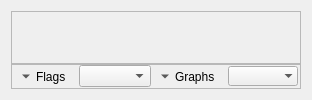
     <widget class="QWidget" name="layoutWidget">
      <layout class="QVBoxLayout" name="verticalLayout_3">
       <property name="spacing">
        <number>0</number>
       </property>
       <item>
        <widget class="QWidget" name="graphMainArea" native="true">
         <property name="sizePolicy">
          <sizepolicy hsizetype="Expanding" vsizetype="Expanding">
           <horstretch>1</horstretch>
           <verstretch>0</verstretch>
          </sizepolicy>
         </property>
         <layout class="QHBoxLayout" name="horizontalLayout_2">
          <property name="spacing">
           <number>0</number>
          </property>
          <property name="leftMargin">
           <number>0</number>
          </property>
          <property name="topMargin">
           <number>0</number>
          </property>
          <property name="rightMargin">
           <number>0</number>
          </property>
          <property name="bottomMargin">
           <number>0</number>
          </property>
          <item>
           <widget class="QFrame" name="graphFrame">
            <property name="frameShape">
             <enum>QFrame::StyledPanel</enum>
            </property>
            <property name="frameShadow">
             <enum>QFrame::Raised</enum>
            </property>
           </widget>
          </item>
         </layout>
        </widget>
       </item>
       <item>
        <widget class="QFrame" name="frame">
         <property name="frameShape">
          <enum>QFrame::StyledPanel</enum>
         </property>
         <property name="frameShadow">
          <enum>QFrame::Sunken</enum>
         </property>
         <layout class="QHBoxLayout" name="horizontalLayout">
          <property name="spacing">
           <number>2</number>
          </property>
          <property name="leftMargin">
           <number>2</number>
          </property>
          <property name="topMargin">
           <number>0</number>
          </property>
          <property name="rightMargin">
           <number>2</number>
          </property>
          <property name="bottomMargin">
           <number>0</number>
          </property>
          <item>
           <widget class="QToolButton" name="toggleEvents">
            <property name="styleSheet">
             <string notr="true">QToolButton {
 background: transparent;
 border-radius: 8px;
 border: 2px solid transparent;
}

QToolButton:hover {
 border: 2px solid #456789;
}

QToolButton:pressed {
 border: 2px solid #456789;
 background-color: #89abcd;
}</string>
            </property>
            <property name="text">
             <string>Flags</string>
            </property>
            <property name="checkable">
             <bool>true</bool>
            </property>
            <property name="checked">
             <bool>true</bool>
            </property>
            <property name="toolButtonStyle">
             <enum>Qt::ToolButtonTextBesideIcon</enum>
            </property>
            <property name="autoRaise">
             <bool>false</bool>
            </property>
            <property name="arrowType">
             <enum>Qt::DownArrow</enum>
            </property>
           </widget>
          </item>
          <item>
           <widget class="QComboBox" name="eventsCombo">
            <property name="maxVisibleItems">
             <number>12</number>
            </property>
           </widget>
          </item>
          <item>
           <layout class="QHBoxLayout" name="sessionBarLayout">
            <property name="sizeConstraint">
             <enum>QLayout::SetMaximumSize</enum>
            </property>
           </layout>
          </item>
          <item>
           <widget class="QToolButton" name="toggleGraphs">
            <property name="styleSheet">
             <string notr="true">QToolButton {
 background: transparent;
 border-radius: 8px;
 border: 2px solid transparent;
}

QToolButton:hover {
 border: 2px solid #456789;
}

QToolButton:pressed {
 border: 2px solid #456789;
 background-color: #89abcd;
}</string>
            </property>
            <property name="text">
             <string>Graphs</string>
            </property>
            <property name="checkable">
             <bool>true</bool>
            </property>
            <property name="toolButtonStyle">
             <enum>Qt::ToolButtonTextBesideIcon</enum>
            </property>
            <property name="autoRaise">
             <bool>false</bool>
            </property>
            <property name="arrowType">
             <enum>Qt::DownArrow</enum>
            </property>
           </widget>
          </item>
          <item>
           <widget class="QComboBox" name="graphCombo">
            <property name="sizePolicy">
             <sizepolicy hsizetype="Preferred" vsizetype="Fixed">
              <horstretch>0</horstretch>
              <verstretch>0</verstretch>
             </sizepolicy>
            </property>
            <property name="toolTip">
             <string>Show/hide available graphs.</string>
            </property>
            <property name="styleSheet">
             <string notr="true"/>
            </property>
            <property name="sizeAdjustPolicy">
             <enum>QComboBox::AdjustToContents</enum>
            </property>
            <property name="iconSize">
             <size>
              <width>20</width>
              <height>20</height>
             </size>
            </property>
            <property name="frame">
             <bool>false</bool>
            </property>
           </widget>
          </item>
         </layout>
        </widget>
       </item>
      </layout>
     </widget>
